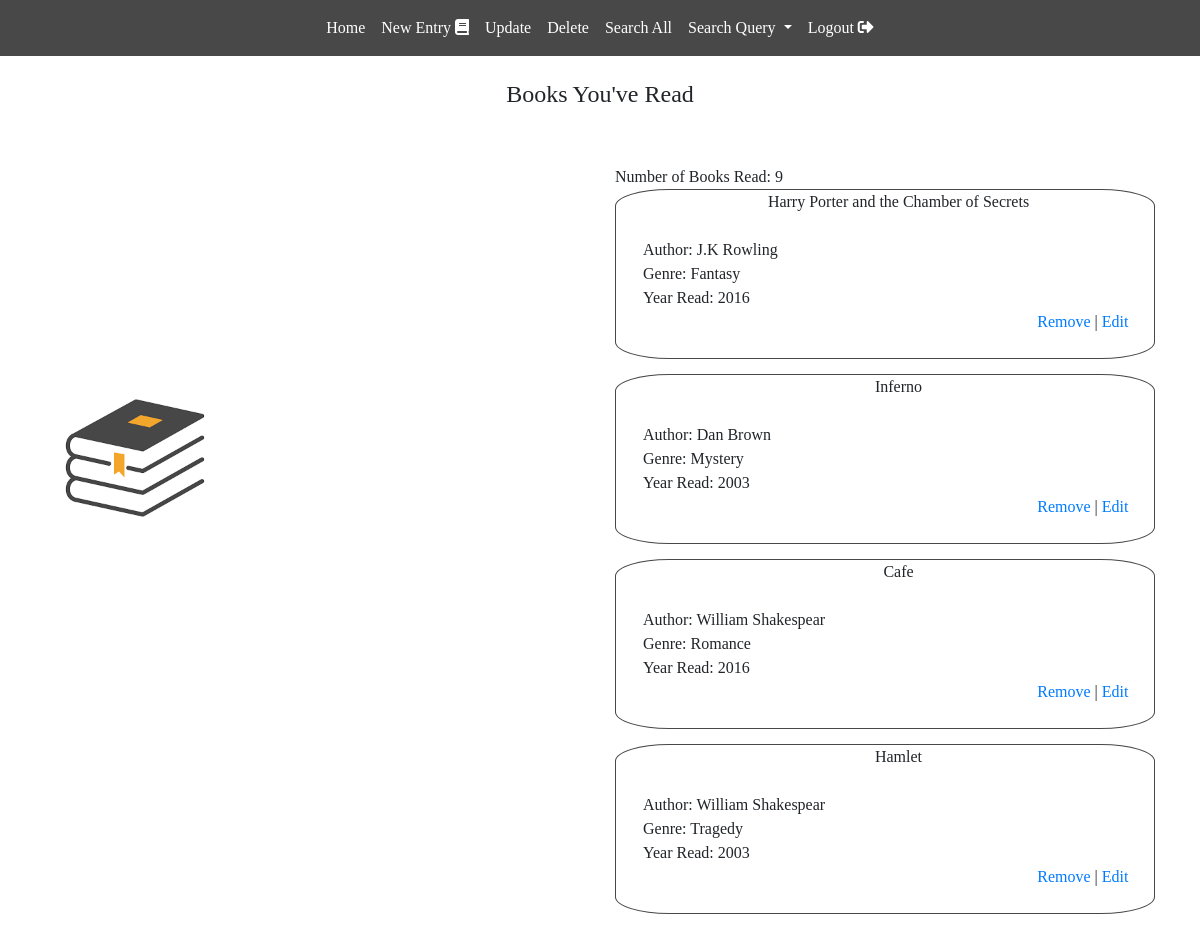
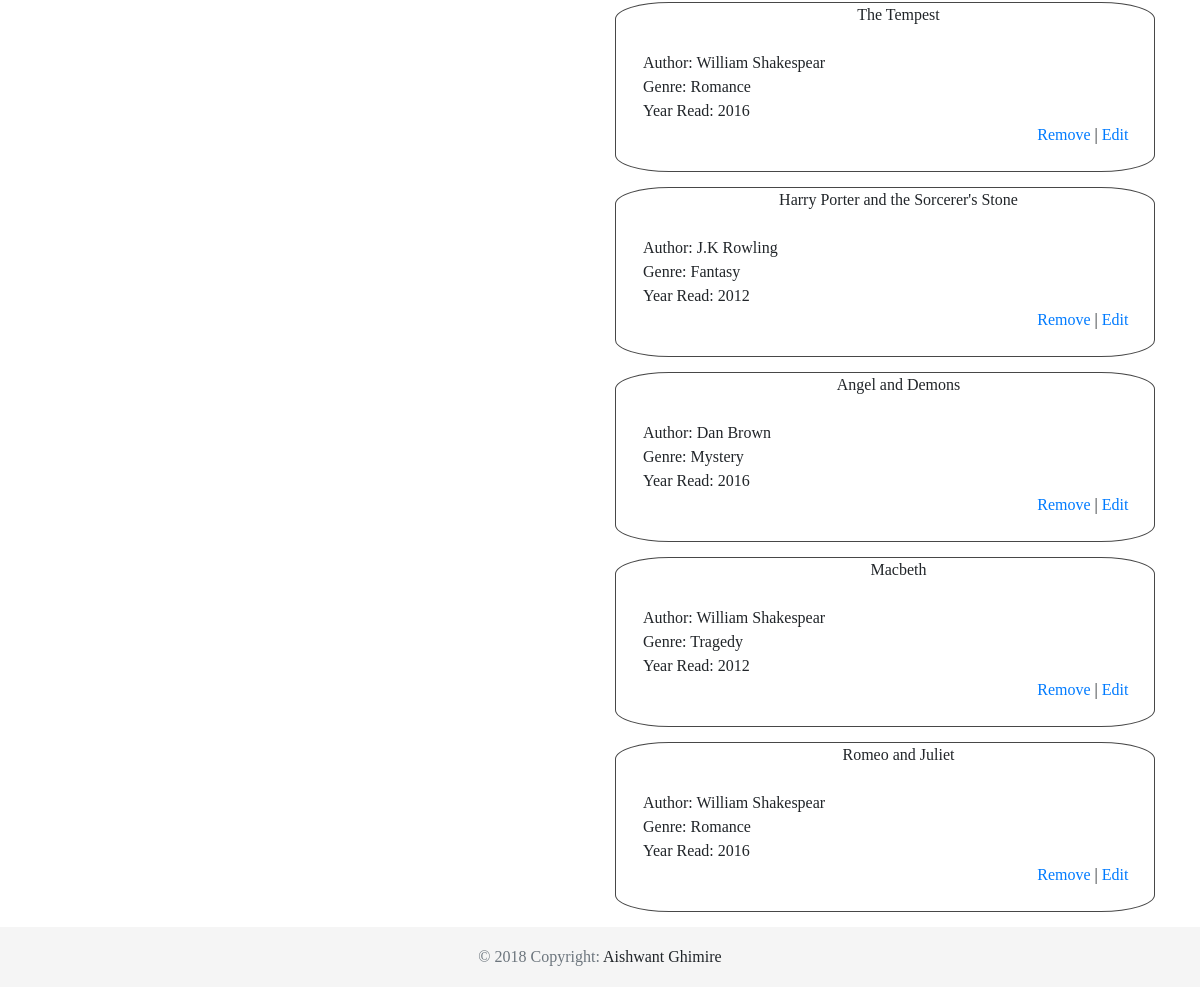
Page /booksread.php (signed in) on the committed database (2 pictures, top to bottom).
### tables this page shows
CREATE TABLE Users_Books (
    User_ID int NOT NULL,
    Book_ID int NOT NULL,
    Year_Read int,
    PRIMARY KEY (User_ID,Book_ID)
);

CREATE TABLE Books (
    Book_ID int NOT NULL,
    ISBN char(50) NOT NULL,
    Book_Name char(50),
    Author_ID int,
    Genre_ID int,
    PRIMARY KEY (Book_ID)
);

CREATE TABLE Author (
    Author_ID int NOT NULL,
    AFName char(20),
    ALName char(20),
    PRIMARY KEY (Author_ID)
);

CREATE TABLE Genre (
    Genre_ID int NOT NULL,
    GenreN char(50) NOT NULL,
    PRIMARY KEY (Genre_ID)
);

### booksread.php (the view, shortened to what this page needs)
<?php
    include_once('included_functions.php');
        $mysqli=db_connection();
        $user_id = (int)$_SESSION['user_id'];
        $query = "select * ";
        $query .= "from Users_Books natural join Books natural join Author natural join Genre ORDER BY Users_Books.Book_ID DESC";
        $result = $mysqli->query($query);
?>
    <div class="left-img">
    </div>
    <br />
    <h4><center><?php echo"Books You've Read";?></center></h4>
    <div class='container'>
        <div class="row">
            <div class = "col-lg-6 col-md-5">
            </div>
            <div class = "col-lg-6 col-md-7 col-sm-12 col-xs-12">
                <br /><br />
                <div id="numread"></div>
                <?php
                    while($row = $result->fetch()){
                            if ($row['User_ID']==$user_id){
                                echo"<div class='books'>
                                    <center>".$row['Book_Name']."<br /></center><br />
                                    Author: ".$row['AFName']." ".$row['ALName']."<br />
                                    Genre: ".$row['GenreN']."<br />
                                    Year Read: ".$row['Year_Read']."<br />
                                    <div style='text-align:right; padding-right:5%;'>
                                        <a href='deletebook.php?bookid=".$row['Book_ID']."'>Remove</a> | <a href='#'>Edit</a>
                                    </div>
                                    <br/>
                                </div>";
                            }
                    }
                ?>
            </div>
        </div>
    </div>

### css/main.css (style rules this page uses)
body { font-family: cursive !important; margin-top: 0; padding-top: 0; height: 100%; }
@media only screen and (min-width:750px) { .left-img { top: 20%; left:5%; background-image: url("../images/Books.png"); background-size: cover; background-repeat: no-repeat; width: 150px; height: 150px; opacity: 0.9; position: fixed; z-index: -1; } }
html { position: relative; min-height: 100%; }
body { margin-bottom: 60px; }
.books { border: solid 1px #484848; border-radius: 10%; padding-left: 5%; margin-bottom: 15px !important; }

### rows in the picture
users_books: Book_ID.Book_Name "Harry Porter and the Chamber of Secrets", author.AFName "J.K", author.ALName "Rowling", genre.GenreN "Fantasy", Year_Read "2016"
users_books: Book_ID.Book_Name "Inferno", author.AFName "Dan", author.ALName "Brown", genre.GenreN "Mystery", Year_Read "2003"
users_books: Book_ID.Book_Name "Cafe", author.AFName "William", author.ALName "Shakespear", genre.GenreN "Romance", Year_Read "2016"
users_books: Book_ID.Book_Name "Hamlet", author.AFName "William", author.ALName "Shakespear", genre.GenreN "Tragedy", Year_Read "2003"
users_books: Book_ID.Book_Name "The Tempest", author.AFName "William", author.ALName "Shakespear", genre.GenreN "Romance", Year_Read "2016"
users_books: Book_ID.Book_Name "Harry Porter and the Sorcerer's Stone", author.AFName "J.K", author.ALName "Rowling", genre.GenreN "Fantasy", Year_Read "2012"
users_books: Book_ID.Book_Name "Angel and Demons", author.AFName "Dan", author.ALName "Brown", genre.GenreN "Mystery", Year_Read "2016"
users_books: Book_ID.Book_Name "Macbeth", author.AFName "William", author.ALName "Shakespear", genre.GenreN "Tragedy", Year_Read "2012"
users_books: Book_ID.Book_Name "Romeo and Juliet", author.AFName "William", author.ALName "Shakespear", genre.GenreN "Romance", Year_Read "2016"
